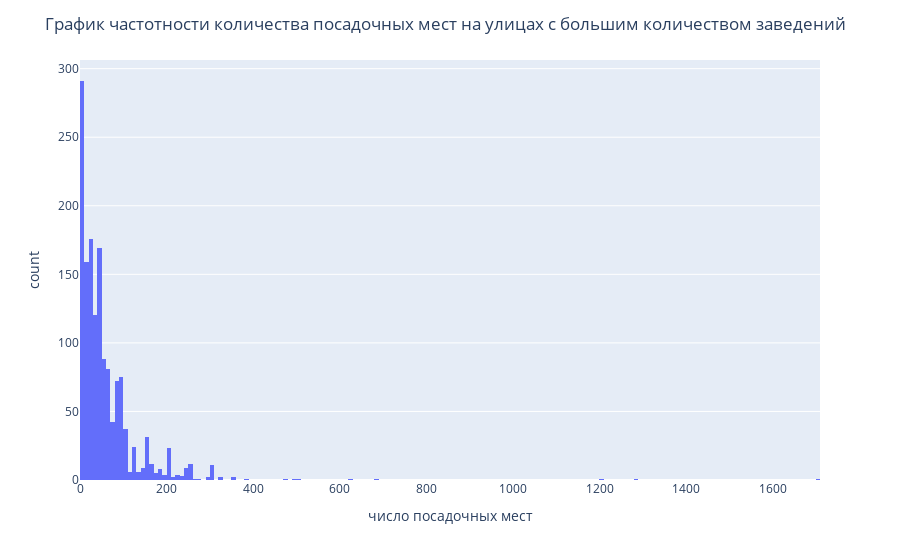

The notebook cell this image was saved under:
### Markdown cell above
### Распределение посадочных мест <a id='step2.2.3'></a>

### Code cell
fig = px.histogram(df.query('street in @str_msk.street & type_street in @str_msk.type_street'), 
                   x='number', labels={'number':'число посадочных мест'})
fig.update_layout(title_text='График частотности количества посадочных мест на улицах с большим количеством заведений')
fig.show()

### Figure 1 — Plotly figure (JSON) as saved in the notebook; plotly's stock layout.template omitted (floating-point values rounded to 4 significant figures; data arrays with more than 128 entries replaced by an {"elided": "..."} marker saying what was removed)
{"data": [{"alignmentgroup": "True", "bingroup": "x", "hovertemplate": "число посадочных мест=%{x}<br>count=%{y}<extra></extra>", "legendgroup": "", "marker": {"color": "#636efa"}, "name": "", "offsetgroup": "", "orientation": "v", "showlegend": false, "type": "histogram", "x": {"elided": "1496 int values"}, "xaxis": "x", "yaxis": "y"}], "layout": {"barmode": "relative", "legend": {"tracegroupgap": 0}, "margin": {"t": 60}, "title": {"text": "График частотности количества посадочных мест на улицах с большим количеством заведений"}, "xaxis": {"anchor": "y", "domain": [0, 1], "title": {"text": "число посадочных мест"}}, "yaxis": {"anchor": "x", "domain": [0, 1], "title": {"text": "count"}}}}
